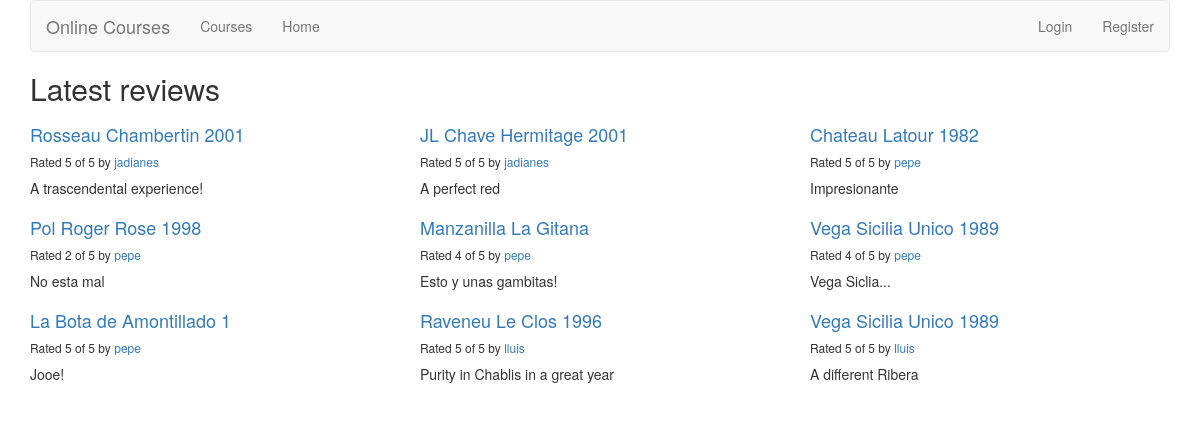
The app's page /reviews/ with its own data.
### reviews/models.py (models this page shows, shortened)
class Review(models.Model):
    RATING_CHOICES = (
        (1, '1'),
        (2, '2'),
        (3, '3'),
        (4, '4'),
        (5, '5'),
    )
    wine = models.ForeignKey(Course)
    pub_date = models.DateTimeField('date published')
    user_name = models.CharField(max_length=100)
    comment = models.CharField(max_length=200)
    rating = models.IntegerField(choices=RATING_CHOICES)

class Course(models.Model):
    name = models.CharField(max_length=200)

### reviews/views.py (the view)
def review_list(request):
    latest_review_list = Review.objects.order_by('-pub_date')[:9]
    context = {'latest_review_list':latest_review_list}
    return render(request, 'reviews/review_list.html', context)

### reviews/templates/reviews/review_list.html
{% extends 'base.html' %}
{% block title %}
<h2>Latest reviews</h2>
{% endblock %}
{% block content %}
{% if latest_review_list %}
<div class="row">
    {% for review in latest_review_list %}
    <div class="col-xs-6 col-lg-4">
        <h4><a href="{% url 'reviews:review_detail' review.id %}">
        {{ review.wine.name }}
        </a></h4>
        <h6>Rated {{ review.rating }} of 5 by <a href="{% url 'reviews:user_review_list' review.user_name %}" >{{ review.user_name }}</a></h6>
        <p>{{ review.comment }}</p>
    </div>
    {% endfor %}
</div>
{% else %}
<p>No reviews are available.</p>
{% endif %}
{% endblock %}

### templates/base.html (shortened to what this page needs)
{% load bootstrap3 %}
{% bootstrap_css %}
{% block bootstrap3_content %}
<div class="container">
    <nav class="navbar navbar-default">
        <div class="navbar-header">
            <a class="navbar-brand" href="{% url 'reviews:review_list' %}">Online Courses</a>
        </div>
        <div id="navbar" class="navbar-collapse collapse">
            <ul class="nav navbar-nav">
                <li><a href="{% url 'reviews:wine_list' %}">Courses</a></li>
                <li><a href="{% url 'reviews:review_list' %}">Home</a></li>
            </ul>
            <ul class="nav navbar-nav navbar-right">
            {% if user.is_authenticated %}
                <li><a href="{% url 'reviews:user_review_list' user.username %}">Hello {{ user.username }}</a></li>
                <li><a href="{% url 'reviews:user_recommendation_list' %}">Course suggestions</a></li>
                <li><a href="{% url 'auth:logout' %}">Logout</a></li>
                {% else %}
                <li><a href="{% url 'auth:login' %}">Login</a></li>
                <li><a href="/accounts/register">Register</a></li>
                {% endif %}
            </ul>
        </div>
    </nav>
    <h1>{% block title %}(no title){% endblock %}</h1>
    {% block content %}(no content){% endblock %}
</div>
{% endblock %}

### records on screen
Review: wine.name "Rosseau Chambertin 2001", rating "5", user_name "jadianes", comment "A trascendental experience!"
Review: wine.name "JL Chave Hermitage 2001", rating "5", user_name "jadianes", comment "A perfect red"
Review: wine.name "Chateau Latour 1982", rating "5", user_name "pepe", comment "Impresionante"
Review: wine.name "Pol Roger Rose 1998", rating "2", user_name "pepe", comment "No esta mal"
Review: wine.name "Manzanilla La Gitana", rating "4", user_name "pepe", comment "Esto y unas gambitas!"
Review: wine.name "Vega Sicilia Unico 1989", rating "4", user_name "pepe", comment "Vega Siclia..."
Review: wine.name "La Bota de Amontillado 1", rating "5", user_name "pepe", comment "Jooe!"
Review: wine.name "Raveneu Le Clos 1996", rating "5", user_name "lluis", comment "Purity in Chablis in a great year"
Review: wine.name "Vega Sicilia Unico 1989", rating "5", user_name "lluis", comment "A different Ribera"
